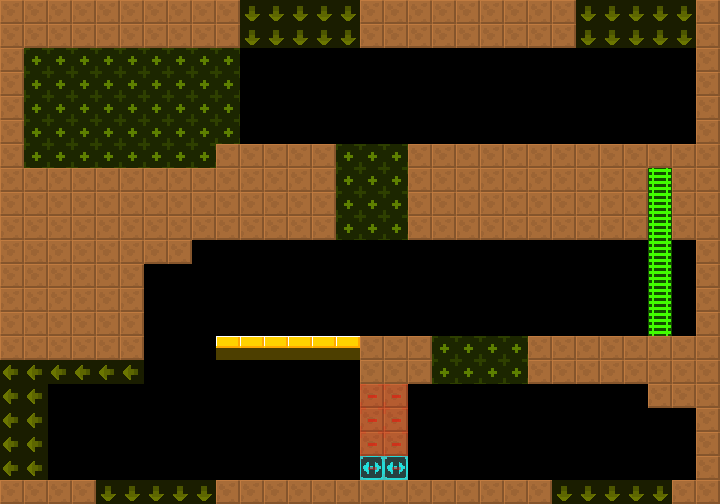

Below is a game level as drawn by its tile map, then a one-line description and the .tmx that defines it (tile-layer data replaced by summaries):
An orthogonal 30x21 tile map with 24x24 px tiles, 2 tile layers (col, lnk), 2 tilesets and 2 objects (Door, BreakableGround).

<map version="1.4" tiledversion="1.4.2" orientation="orthogonal" renderorder="right-down" width="30" height="21" tilewidth="24" tileheight="24" infinite="0" nextlayerid="4" nextobjectid="8">
 <tileset firstgid="6" source="../../lnk.tsx" />
 <tileset firstgid="1" source="../../col.tsx" />
 <layer id="1" name="col" width="30" height="21">
  <data>[630 cells, 250 non-empty, 4 distinct tile ids]</data>
 </layer>
 <layer id="2" name="lnk" width="30" height="21" opacity="0.5">
  <data>[630 cells, 116 non-empty, 4 distinct tile ids]</data>
 </layer>
 <objectgroup id="3" name="markers" opacity="0.5">
  <object id="1" name="Door" type="Door" x="216" y="120" width="24" height="24">
   <properties>
    <property name="yr" value="0" />
    <property name="xr" value="0" />
   </properties>
  </object>
  <object id="2" name="BreakableGround" type="BreakableGround" x="432" y="336" width="96" height="48">
   <properties>
    <property name="yr" value="0" />
    <property name="xr" value="0" />
   </properties>
  </object>
 </objectgroup>
</map>
